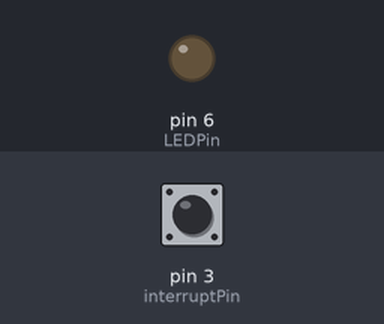
Recording of a sketch running on a simulated Arduino Uno, built with avr-gcc and run on an emulated ATmega328P. Shown: output pins drawn as LEDs (lit = HIGH). The test bench sets the inputs (shaded band); at power-on: pin 3 (interruptPin) HIGH.

Above: at 1.2 s.
1.3 s: pin 3 (interruptPin) pulled LOW for 0.15 s
At 2.1 s:
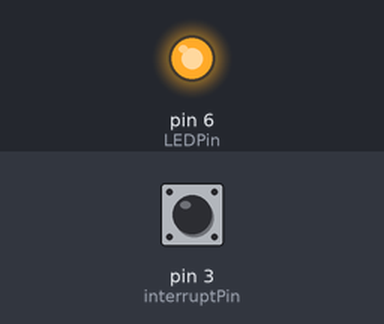
2.9 s: pin 3 (interruptPin) pulled LOW for 1 s
At 4.5 s:
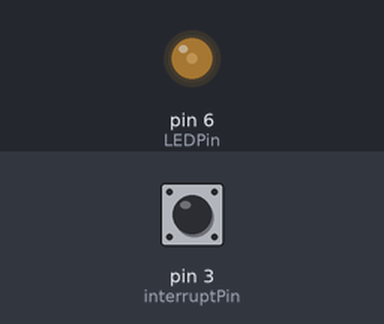
5.4 s: pin 3 (interruptPin) pulsed LOW 2 times (0.12 s each, 0.3 s apart)
At 5.94 s:
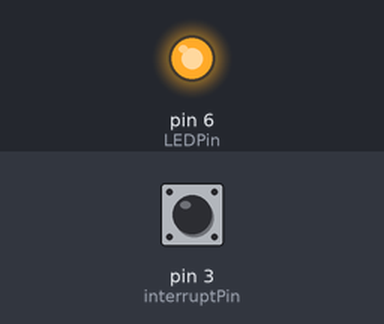
Timing chart, 0 to 14.8 s (numbered marks = the images above; inputs shaded):
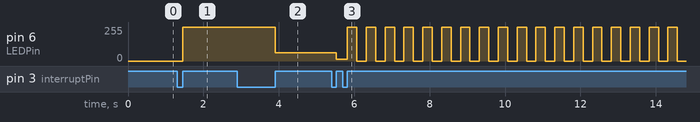

The sketch:

LEDdesignproject.ino
```cpp
//Initialize pins
const int LEDPin = 6;
const int interruptPin = 3;

//Initialize constants
int button_state = 1;
int PWM = 255;
int blink_frequency = 2;
int PWM_Modulation= 0;

//Initialize blink variables
unsigned long previousTime = 0;
const long interval = int(500/blink_frequency);
int LEDState = LOW;

//Initialize debouncing variables
unsigned long lastDebounceTime = 0;
unsigned long debounceDelay = 200;

void setup()
{
  Serial.begin(9600);
  pinMode(interruptPin, INPUT_PULLUP);
  attachInterrupt(digitalPinToInterrupt(interruptPin), buttonPress, RISING);
  pinMode(LEDPin,OUTPUT);

}

void loop()
{
    //Serial.println(button_state);
    switch(button_state)
    {
      case 1:
      // OFF
        PWM_Modulation = int(PWM*0);
        analogWrite(LEDPin, PWM_Modulation);
      break;

      case 2:
      // Brightest
        PWM_Modulation = int(PWM*1);
        analogWrite(LEDPin, PWM_Modulation);
      break;

      case 3:
      // Intermediate Brightness
        PWM_Modulation = int(PWM/4);
        analogWrite(LEDPin, PWM_Modulation);
      break;

      case 4:
      // Least Bright
        PWM_Modulation = int(PWM/16);
        analogWrite(LEDPin, PWM_Modulation);
      break;

      case 5:
      // Flashing @ 2Hz
        blinking();
      break;

  }

}

void buttonPress()
{
  if((millis() - lastDebounceTime) > debounceDelay)
  {
    lastDebounceTime = millis();
    if(button_state>=5)
    {
      button_state=1;
    }
    else
    {
      button_state++;
    }
  }
}

void blinking()
{

  unsigned long currentTime = millis();
  if (currentTime - previousTime >= interval)
  {
    previousTime = currentTime;
    if (LEDState == LOW)
    {
      LEDState = HIGH;
    }
    else
    {
      LEDState = LOW;
    }
    digitalWrite(LEDPin, LEDState);
  }

}
```

Measured:
- after the input at 1.3 s, pin 6 (LEDPin): 0/255 → 255/255 after 0.15 s
- after the input at 2.9 s, pin 6 (LEDPin): 255/255 → 63/255 after 1.0 s
- after the input at 5.4 s, pin 6 (LEDPin): 63/255 → 15/255 after 0.12 s, then repeats every 0.50 s: 255/255 0.25 s, 0/255 0.25 s
